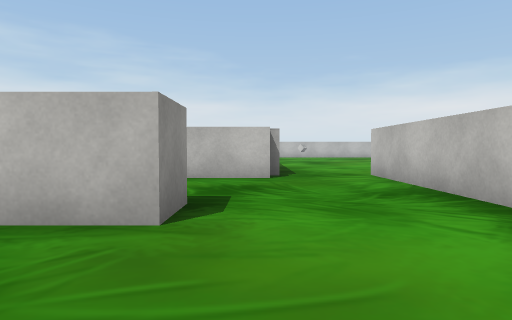
view 1 (above)

24 first-person views from a walk through a Unity game level. The camera is 0.58 m above the floor, tilts 2° down and sees 75° across. The floor is counted in squares, 1 m on a side. Each view is taken from the middle of a square. On the plan, view 1 faces up. The plan holds only what a view shows up to about 9 squares ahead; the rest is blank. The place goes on beyond the plan. The player character is not drawn. Some surface patterns are stand-ins.

view 2
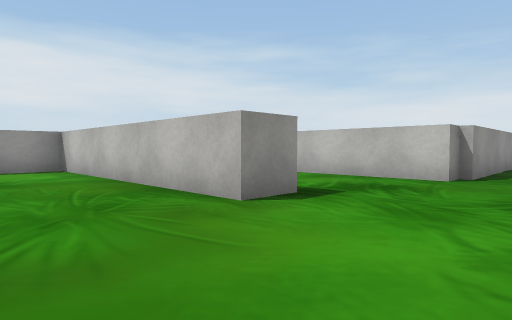

view 3
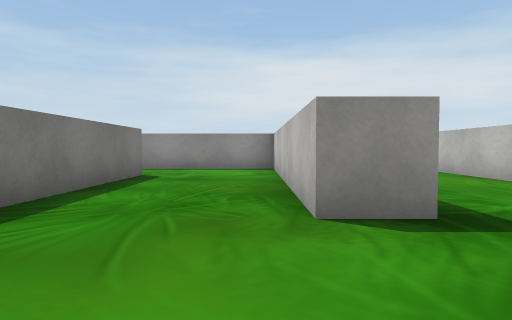

view 4
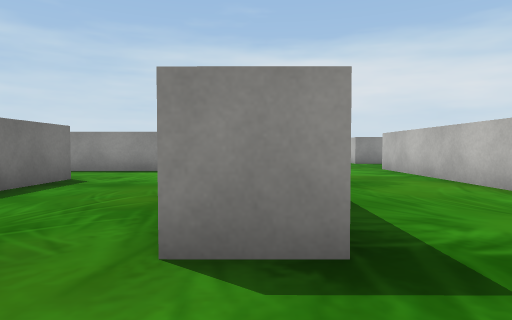

view 5
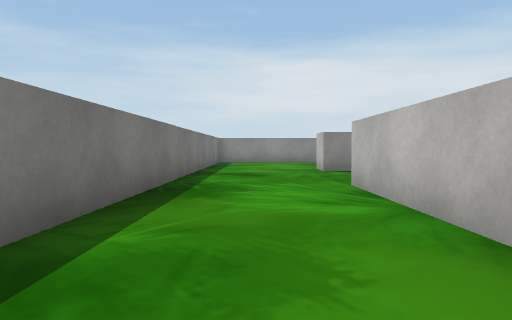

view 6
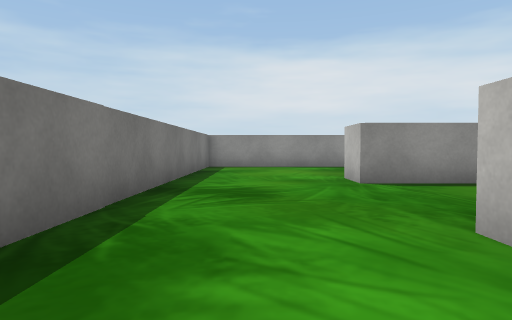

view 7
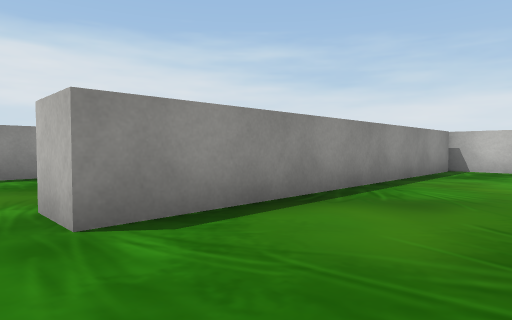

view 8
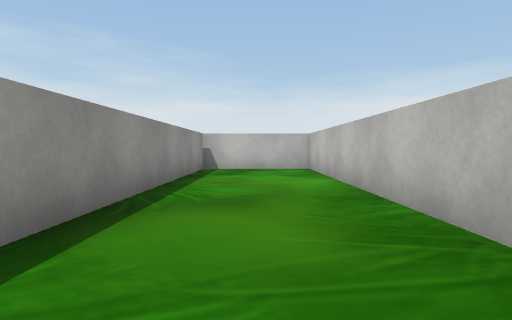

view 9
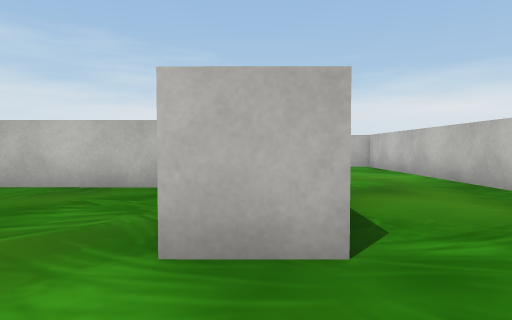

view 10
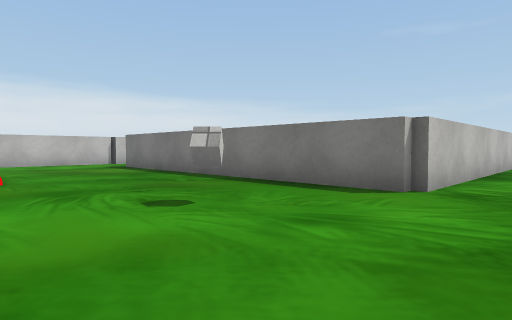

view 11
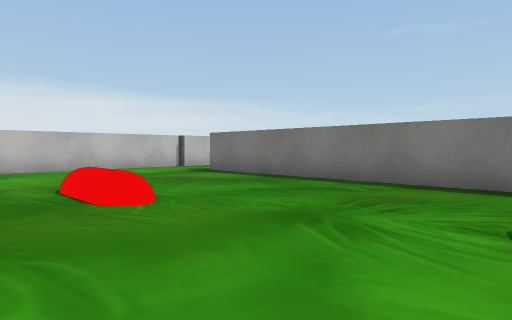

view 12
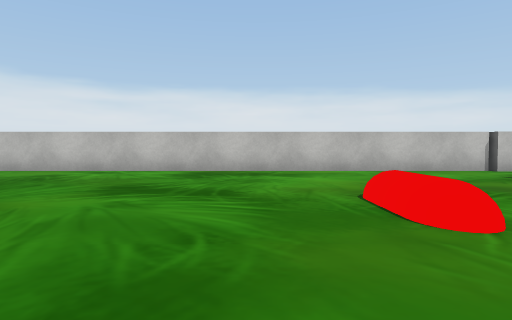

view 13
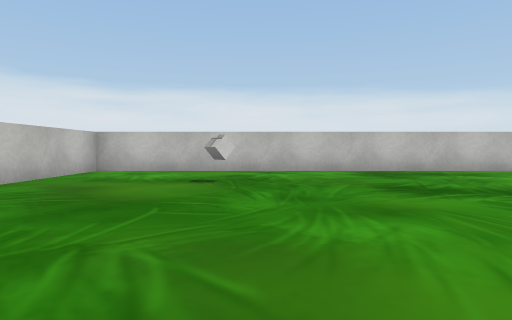

view 14
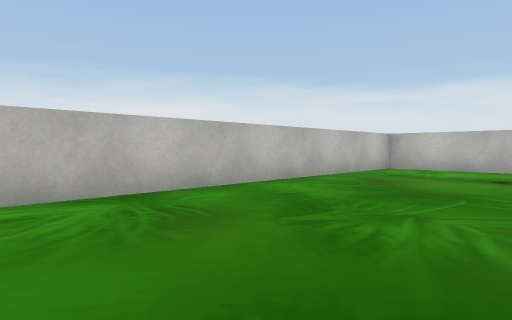

view 15
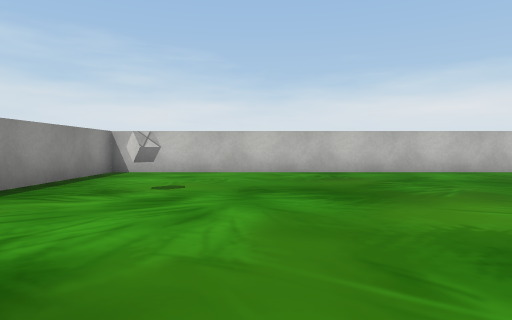

view 16
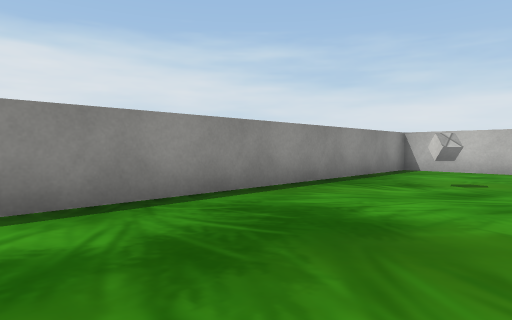

view 17
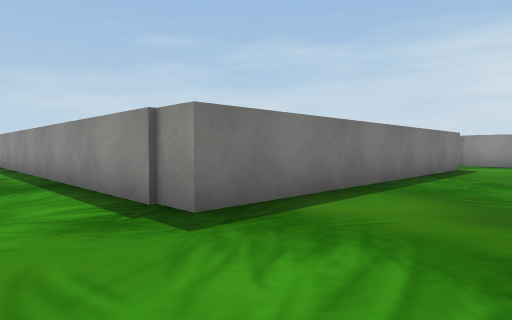

view 18
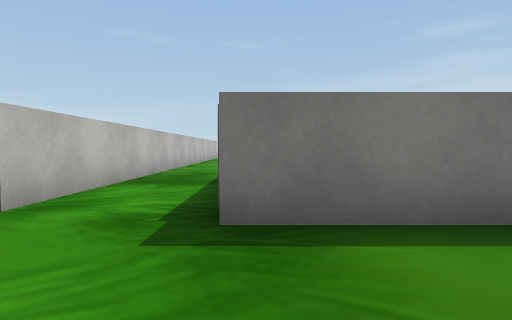

view 19
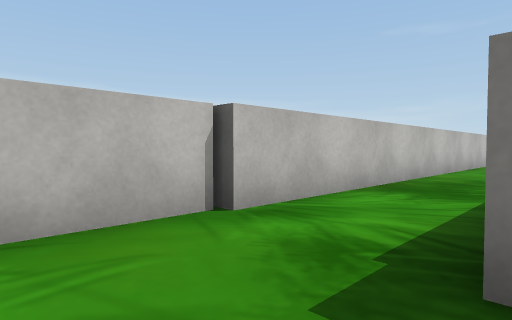

view 20
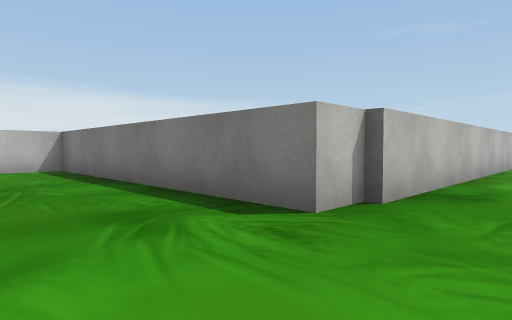

view 21
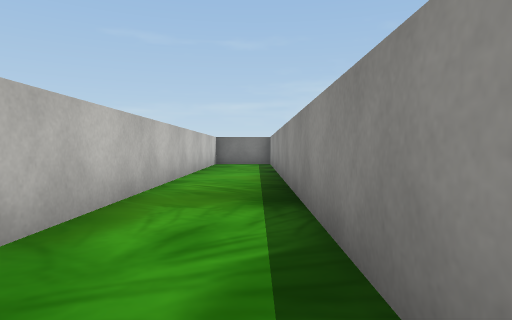

view 22
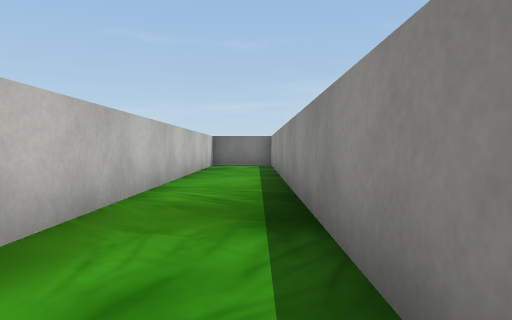

view 23
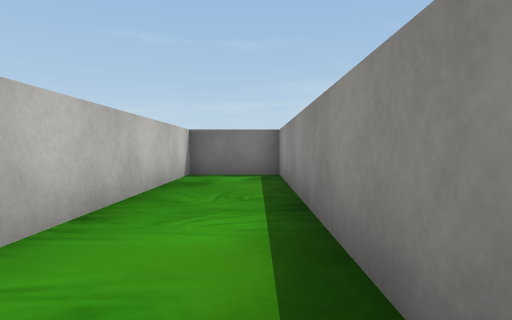

view 24
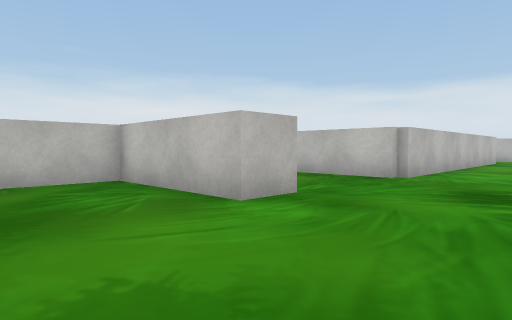

### Floor plan
Points are (right, up) in squares from view 1. A wall is a line through its corners. A room is listed if a view was taken in it or the views show most of it. See-through windows are left out.
Room 1 (views 1, 2, 3, 4, 5, 6, 7, 8, 9, 20, 21, 22, 23, 24)
walls: (-5.3, -1.4) (-5.3, -0.5) (2.5, -0.5) (2.5, 6.5); (-0.7, 3.5) (-0.7, 2.5) (-7.5, 2.5) (-7.5, -14.4) (-5.5, -14.4) (-5.5, -1.3); (0.3, 6.5) (-8.5, 6.5) (-8.5, 15.1); (-15, 3.5) (-4.9, 3.5); (-10.1, 15.5) (-11.5, 15.5) (-11.5, 6.7) (-12.5, 6.7) (-12.5, 9.9) (-15.5, 10)
ways out: opening at (1.5, 7) to room 2
Room 2 (views 10, 11, 12, 13, 14, 15, 16, 17, 18, 19)
walls: (13.5, 7) (13.5, 21.1) (0.5, 21.1) (0.5, 7); (2.5, 6.5) (2.5, 7.5) (11.4, 7.5) (11.3, -1.1); (0.3, 7.2) (0.3, 6.5); (13.3, -1.5) (13.3, 7)
ways out: opening at (1.5, 7) to room 1
objects: other object (2, 18); other object (4, 10); other object (9, 11); other object (11, 18)

Positions as (right, up) in squares from view 1, and headings:
1: (0, 0), facing up
2: (2, 0), facing up-left
3: (2, 2), facing left
4: (1, 3), facing left
5: (-3, 5), facing left
6: (-6, 5), facing left
7: (-9, 6), facing up-left
8: (-10, 6), facing up
9: (-12, 5), facing up
10: (1, 12), facing down-right
11: (4, 13), facing down-right
12: (5, 13), facing right
13: (5, 17), facing right
14: (4, 17), facing up-right
15: (4, 13), facing up
16: (4, 12), facing up-left
17: (13, 10), facing down-left
18: (11, 10), facing down
19: (11, 9), facing down-right
20: (-7, 2), facing down-right
21: (-7, -2), facing down
22: (-7, -3), facing down
23: (-7, -7), facing down
24: (-15, 4), facing up-right
